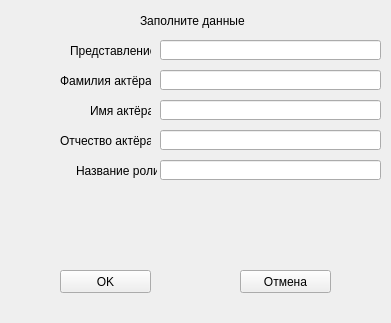
<?xml version="1.0" encoding="UTF-8"?>
<ui version="4.0">
 <class>PerformanceTroupeForm</class>
 <widget class="QWidget" name="PerformanceTroupeForm">
  <property name="geometry">
   <rect>
    <x>0</x>
    <y>0</y>
    <width>391</width>
    <height>323</height>
   </rect>
  </property>
  <property name="windowTitle">
   <string>Performance troupe form</string>
  </property>
  <widget class="QLabel" name="err_msg">
   <property name="geometry">
    <rect>
     <x>90</x>
     <y>220</y>
     <width>211</width>
     <height>20</height>
    </rect>
   </property>
   <property name="text">
    <string/>
   </property>
   <property name="alignment">
    <set>Qt::AlignCenter</set>
   </property>
  </widget>
  <widget class="QPushButton" name="okButton">
   <property name="geometry">
    <rect>
     <x>60</x>
     <y>270</y>
     <width>91</width>
     <height>23</height>
    </rect>
   </property>
   <property name="text">
    <string>OK</string>
   </property>
  </widget>
  <widget class="QPushButton" name="cancelButton">
   <property name="geometry">
    <rect>
     <x>240</x>
     <y>270</y>
     <width>91</width>
     <height>23</height>
    </rect>
   </property>
   <property name="text">
    <string>Отмена</string>
   </property>
  </widget>
  <widget class="QLineEdit" name="performanceEdit">
   <property name="geometry">
    <rect>
     <x>160</x>
     <y>40</y>
     <width>221</width>
     <height>20</height>
    </rect>
   </property>
  </widget>
  <widget class="QLabel" name="label_3">
   <property name="geometry">
    <rect>
     <x>90</x>
     <y>100</y>
     <width>61</width>
     <height>21</height>
    </rect>
   </property>
   <property name="text">
    <string>Имя актёра:</string>
   </property>
  </widget>
  <widget class="QLineEdit" name="surnameEdit">
   <property name="geometry">
    <rect>
     <x>160</x>
     <y>70</y>
     <width>221</width>
     <height>20</height>
    </rect>
   </property>
  </widget>
  <widget class="QLabel" name="label">
   <property name="geometry">
    <rect>
     <x>70</x>
     <y>40</y>
     <width>81</width>
     <height>21</height>
    </rect>
   </property>
   <property name="text">
    <string>Представление:</string>
   </property>
  </widget>
  <widget class="QLineEdit" name="roleEdit">
   <property name="geometry">
    <rect>
     <x>160</x>
     <y>160</y>
     <width>221</width>
     <height>20</height>
    </rect>
   </property>
  </widget>
  <widget class="QLineEdit" name="nameEdit">
   <property name="geometry">
    <rect>
     <x>160</x>
     <y>100</y>
     <width>221</width>
     <height>20</height>
    </rect>
   </property>
  </widget>
  <widget class="QLabel" name="label_13">
   <property name="geometry">
    <rect>
     <x>140</x>
     <y>10</y>
     <width>111</width>
     <height>21</height>
    </rect>
   </property>
   <property name="text">
    <string>Заполните данные</string>
   </property>
  </widget>
  <widget class="QLabel" name="label_4">
   <property name="geometry">
    <rect>
     <x>60</x>
     <y>130</y>
     <width>91</width>
     <height>21</height>
    </rect>
   </property>
   <property name="text">
    <string>Отчество актёра:</string>
   </property>
  </widget>
  <widget class="QLabel" name="label_2">
   <property name="geometry">
    <rect>
     <x>60</x>
     <y>70</y>
     <width>91</width>
     <height>21</height>
    </rect>
   </property>
   <property name="text">
    <string>Фамилия актёра:</string>
   </property>
  </widget>
  <widget class="QLineEdit" name="patronymicEdit">
   <property name="geometry">
    <rect>
     <x>160</x>
     <y>130</y>
     <width>221</width>
     <height>20</height>
    </rect>
   </property>
  </widget>
  <widget class="QLabel" name="label_5">
   <property name="geometry">
    <rect>
     <x>76</x>
     <y>160</y>
     <width>81</width>
     <height>21</height>
    </rect>
   </property>
   <property name="text">
    <string>Название роли:</string>
   </property>
  </widget>
 </widget>
 <resources/>
 <connections/>
</ui>
